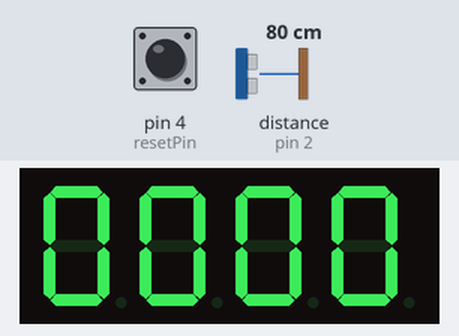
The sketch below on a simulated Arduino Uno, built with avr-gcc and run on an emulated ATmega328P. Shown: 4-digit seven-segment display. Wiring (inferred from the names in the program): ultrasonic range finder: trigger pin 3; echo pin 2. Inputs (shaded band) come from the test bench; at power-on: pin 4 (resetPin) HIGH, distance to the obstacle (sensor on pin 2) 80 cm. The echo pulse lasts 58.3 µs per cm.

Above: at 0.6 s.

The sketch:

pushup_counter.ino
```cpp
#include <TM1637Display.h>
//HC-SR04
#define echoPin  2
#define trigPin  3
#define resetPin 4

// 4-digital display pins (Digital Pins)
#define CLK 8
#define DIO 9
TM1637Display display(CLK, DIO);

float duration; //micro second
float d_cm;
long numDisplay=100;
boolean trigUp = false;
boolean trigDown = false;
float counterPushUp=0;

void setup() {

// initialize serial communication:
  Serial.begin(9600);
  pinMode(trigPin,OUTPUT);
  pinMode(echoPin,INPUT);
  //
  pinMode(resetPin,INPUT_PULLUP);
  //
  display.setBrightness(4);
  display.clear();
  delay(500);
  display.showNumberDecEx(numDisplay, false, true, 4, 0);
}

void loop() {

  //reset by switch
  if(digitalRead(resetPin)==0){
    trigUp=false;
    trigDown=false;
    counterPushUp=0;
  }

  // generate pusle trigger
  digitalWrite(trigPin,LOW);
  delayMicroseconds(2);
  digitalWrite(trigPin,HIGH);
  delayMicroseconds(10);
  digitalWrite(trigPin,LOW);
  // receive, convert time (us) to cm
  duration = pulseIn(echoPin,HIGH);
  d_cm = duration * 0.034/2.;

  //trigger body
  if (d_cm>15 && d_cm<=30){
    trigUp = true;
  } else if (d_cm < 10){
    trigDown = true;
  } else if(d_cm >30) {
  }
  //counter
  if (trigUp==true && trigDown==true){
    counterPushUp=counterPushUp+0.5;
    trigUp=false;
    trigDown=false;
  }
  //print
//  Serial.print(d_cm);
//  Serial.print(" --- ");
//  Serial.println(counterPushUp);
  display.showNumberDecEx(counterPushUp, false, true, 4, 0);
}
```
